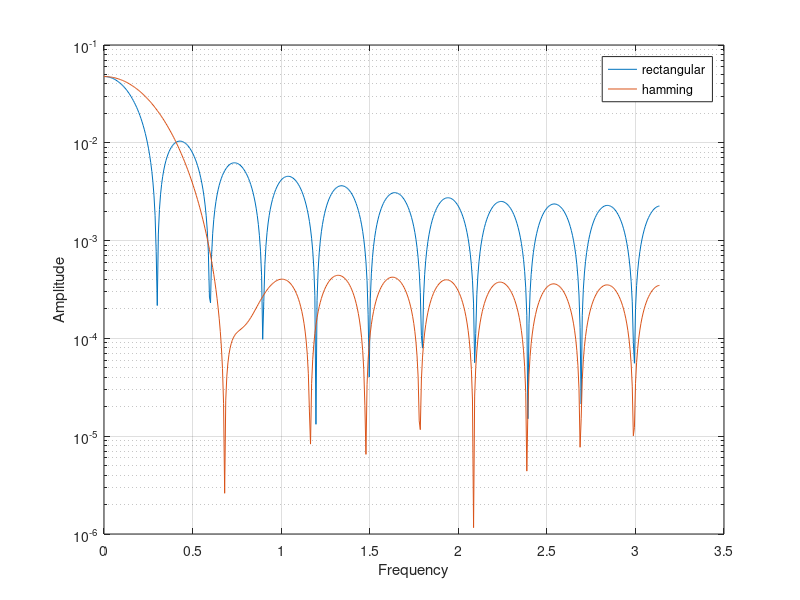

Write the MATLAB code that produced this figure.
close all;
clear all;
clc

wc = 0.4*pi;
Fs = 0.1e3;
N = 21;

% Digital frequency
f_cutoff = wc/(2*pi);
wc_dig = f_cutoff/(Fs/2);

% Create windows
win_rec = rectwin(N);
win_ham = hamming(N);

% low pass filter construction
    % Rectangular
lp1 = fir1(N-1, wc_dig, win_rec);
    % Hamming
lp2 = fir1(N-1, wc_dig, win_ham);

% Filter frequency response
[H_z_rect , w1] = freqz(lp1, N);
[H_z_ham , w2] = freqz(lp2, N);

figure('Name','Filters')
semilogy(w1, (abs(H_z_rect)));
hold on;
semilogy(w2, (abs(H_z_ham)));
grid on;
legend('rectangular','hamming');
xlabel('Frequency')
ylabel('Amplitude')